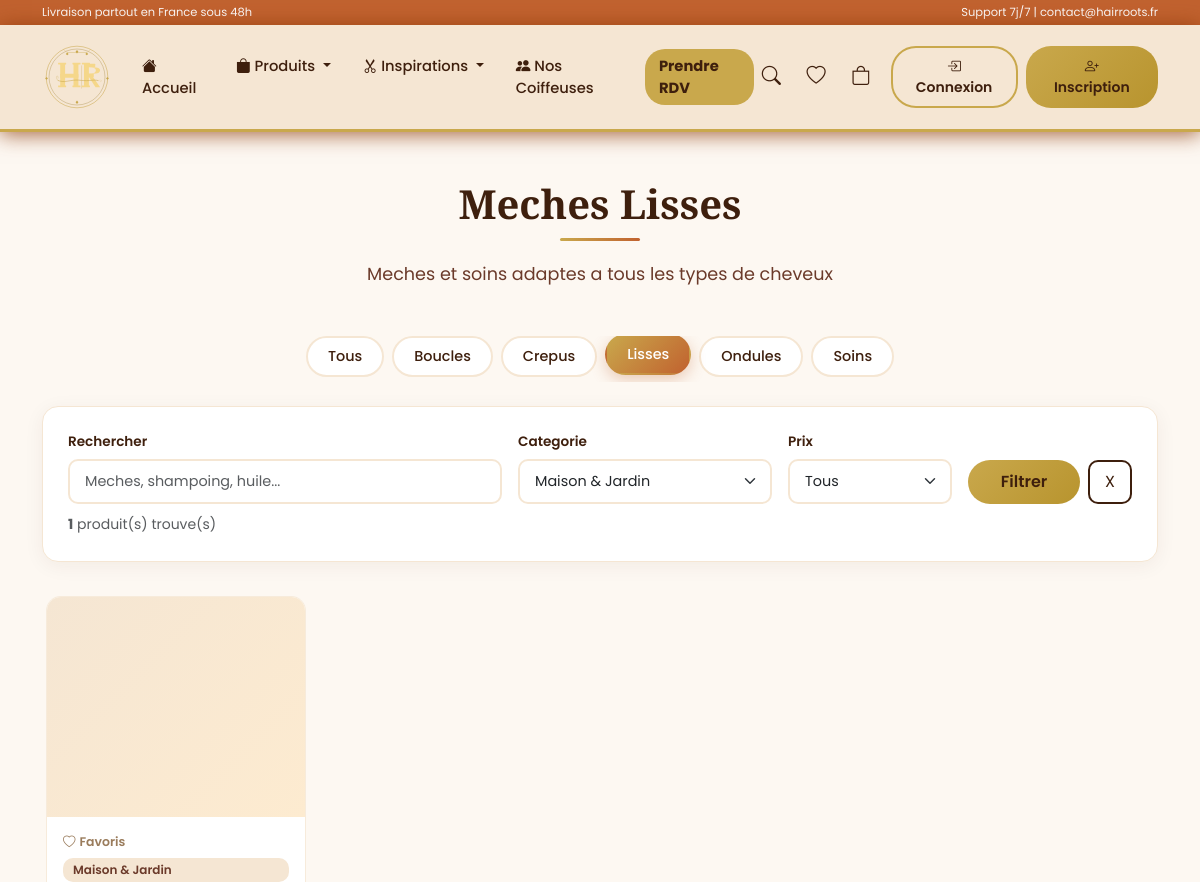
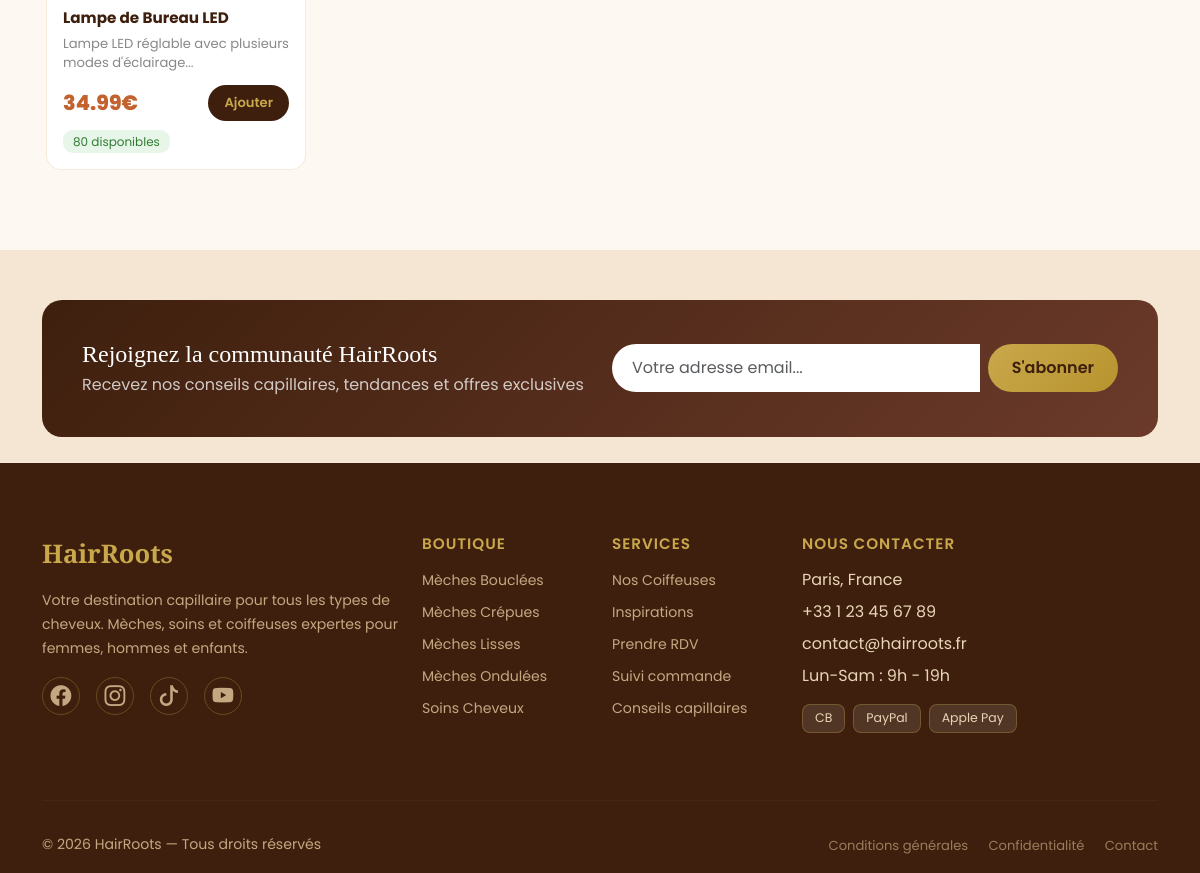
The page /products/index.php?category=3 on the database its author committed (2 pictures, top to bottom).
### tables this page shows
CREATE TABLE IF NOT EXISTS products (
    id INT AUTO_INCREMENT PRIMARY KEY,
    category_id INT,
    name VARCHAR(200) NOT NULL,
    slug VARCHAR(200) UNIQUE NOT NULL,
    description TEXT,
    price DECIMAL(10, 2) NOT NULL,
    stock INT DEFAULT 0,
    image VARCHAR(255),
    images TEXT,
    sku VARCHAR(50) UNIQUE,
    active BOOLEAN DEFAULT TRUE,
    featured BOOLEAN DEFAULT FALSE,
    created_at TIMESTAMP DEFAULT CURRENT_TIMESTAMP,
    updated_at TIMESTAMP DEFAULT CURRENT_TIMESTAMP ON UPDATE CURRENT_TIMESTAMP,
    FOREIGN KEY (category_id) REFERENCES categories(id) ON DELETE SET NULL,
    INDEX idx_slug (slug),
    INDEX idx_category (category_id),
    INDEX idx_active (active)
);

CREATE TABLE IF NOT EXISTS categories (
    id INT AUTO_INCREMENT PRIMARY KEY,
    name VARCHAR(100) NOT NULL,
    slug VARCHAR(100) UNIQUE NOT NULL,
    description TEXT,
    image VARCHAR(255),
    parent_id INT DEFAULT NULL,
    active BOOLEAN DEFAULT TRUE,
    created_at TIMESTAMP DEFAULT CURRENT_TIMESTAMP,
    FOREIGN KEY (parent_id) REFERENCES categories(id) ON DELETE SET NULL
);

### products/index.php (the view, shortened to what this page needs)
<?php
require_once '../config/database.php';
$stmt_categories = $pdo->query("SELECT * FROM categories ORDER BY name");
$categories = $stmt_categories->fetchAll();
$category_filter = isset($_GET['category']) ? (int)$_GET['category'] : 0;
$price_filter    = isset($_GET['price'])    ? $_GET['price']          : 'all';
$search          = isset($_GET['search'])   ? trim($_GET['search'])   : '';
$sub_filter      = isset($_GET['sub'])      ? trim($_GET['sub'])      : '';
$sql = "SELECT p.*, c.name as category_name
        FROM products p
        LEFT JOIN categories c ON p.category_id = c.id
        WHERE p.active = 1";
$params = [];
if($category_filter > 0) {
    $sql .= " AND p.category_id = ?";
    $params[] = $category_filter;
}
$sql .= " ORDER BY p.featured DESC, p.created_at DESC";
$stmt = $pdo->prepare($sql);
$stmt->execute($params);
$products = $stmt->fetchAll();
$titre_page = 'Nos Produits';
if($sub_filter === 'soins')        $titre_page = 'Soins Cheveux';
elseif($sub_filter === 'meches')   $titre_page = 'Nos Meches';
elseif($category_filter == 1)      $titre_page = 'Meches Bouclees';
elseif($category_filter == 2)      $titre_page = 'Meches Crepues';
elseif($category_filter == 3)      $titre_page = 'Meches Lisses';
elseif($category_filter == 4)      $titre_page = 'Meches Ondulees';
elseif($category_filter == 5)      $titre_page = 'Soins Cheveux';
include '../includes/header.php';
?>
<div class="container my-5">
    <div class="page-header text-center mb-5">
        <h1 class="page-title"><?= htmlspecialchars($titre_page) ?></h1>
        <div class="gold-line mx-auto"></div>
        <p class="page-subtitle">Meches et soins adaptes a tous les types de cheveux</p>
    </div>
    <div class="type-filter-bar mb-4">
        <div class="d-flex gap-2 flex-wrap justify-content-center">
            <a href="index.php" class="type-filter-btn <?= (!$category_filter && !$sub_filter) ? 'active' : '' ?>">Tous</a>
            <a href="index.php?category=1" class="type-filter-btn <?= $category_filter == 1 ? 'active' : '' ?>">Boucles</a>
            <a href="index.php?category=2" class="type-filter-btn <?= $category_filter == 2 ? 'active' : '' ?>">Crepus</a>
            <a href="index.php?category=3" class="type-filter-btn <?= $category_filter == 3 ? 'active' : '' ?>">Lisses</a>
            <a href="index.php?category=4" class="type-filter-btn <?= $category_filter == 4 ? 'active' : '' ?>">Ondules</a>
            <a href="index.php?category=5" class="type-filter-btn <?= $category_filter == 5 ? 'active' : '' ?>">Soins</a>
        </div>
    </div>
    <div class="filter-card mb-4">
        <form method="GET" action="" class="row g-3 align-items-end">
            <div class="col-md-5">
                <label class="filter-label">Rechercher</label>
                <input type="text" class="form-control filter-input" name="search"
                       placeholder="Meches, shampoing, huile..."
                       value="<?= htmlspecialchars($search) ?>">
            </div>
            <div class="col-md-3">
                <label class="filter-label">Categorie</label>
                <select class="form-select filter-input" name="category">
                    <?php foreach($categories as $cat): ?>
                        <option value="<?= $cat['id'] ?>" <?= $category_filter == $cat['id'] ? 'selected' : '' ?>>
                            <?= htmlspecialchars($cat['name']) ?>
                        </option>
                    <?php endforeach; ?>
                </select>
            </div>
            <div class="col-md-2">
                <label class="filter-label">Prix</label>
                <select class="form-select filter-input" name="price">
                    <option value="all"     <?= $price_filter === 'all'     ? 'selected' : '' ?>>Tous</option>
                </select>
            </div>
            <div class="col-md-2 d-flex gap-2">
                <button type="submit" class="btn btn-gold w-100">Filtrer</button>
                <a href="index.php" class="btn btn-outline-brown">X</a>
            </div>
        </form>
        <div class="mt-2">
            <small class="text-muted">
                <strong><?= count($products) ?></strong> produit(s) trouve(s)
            </small>
        </div>
    </div>
    <?php if(count($products) > 0): ?>
        <div class="scroll-horizontal">
            <?php foreach($products as $product): ?>
                <div class="scroll-item">
                    <div class="product-card-hr h-100">
                                                        <div class="product-img-wrap position-relative">
                                </div>
                        <div class="product-body">
                                <button class="btn-favori-bottom" style="width:auto" onclick="toggleFavori(this, <?= $product['id'] ?>)">
                                    <i class="bi bi-heart"></i> Favoris
                                </button>
                            <?php if($product['category_name']): ?>
                                <span class="product-category"><?= htmlspecialchars($product['category_name']) ?></span>
                            <?php endif; ?>
                            <h6 class="product-name"><?= htmlspecialchars($product['name']) ?></h6>
                            <p class="product-desc">
                                <?= substr(htmlspecialchars($product['description'] ?? ''), 0, 80) ?>...
                            </p>
                            <div class="product-footer">
                                <span class="product-price"><?= number_format($product['price'], 2) ?>€</span>
                                <?php if($product['stock'] > 0): ?>
                                    <button class="btn-add-cart" onclick="addToCart(<?= $product['id'] ?>)">Ajouter</button>
                                <?php else: ?>
                                    <span class="btn-rupture">Rupture</span>
                                <?php endif; ?>
                            </div>
                            <div class="mt-2">
                                <?php if($product['stock'] > 10): ?>
                                    <span class="stock-badge stock-ok"><?= $product['stock'] ?> disponibles</span>
                                <?php elseif($product['stock'] > 0): ?>
                                    <span class="stock-badge stock-warn">Plus que <?= $product['stock'] ?></span>
                                <?php else: ?>
                                    <span class="stock-badge stock-out">Rupture de stock</span>
                                <?php endif; ?>
                            </div>
                        </div>
                    </div>
                </div>
            <?php endforeach; ?>
        </div>
    <?php endif; ?>
</div>
<?php include '../includes/footer.php'; ?>

### assets/css/style.css (style rules this page uses)
:root { --gold: #C9A84C; --gold-light: #E8C96A; --dark-brown: #3E1F0D; --terracotta: #C1622F; --terra-light: #E07A4A; --chocolate: #6B3A2A; --warm-beige: #F5E6D3; --light-cream: #FDF8F2; --soft-peach: #FDEBD0; }
* { box-sizing: border-box; }
body { font-family: 'Poppins', sans-serif; background: var(--light-cream); color: var(--dark-brown); }
.btn-gold { background: linear-gradient(135deg, var(--gold), #b8942e); color: var(--dark-brown); border: none; font-weight: 600; border-radius: 25px; padding: 10px 25px; transition: all 0.3s; }
.btn-outline-brown { border: 2px solid var(--dark-brown); color: var(--dark-brown); background: transparent; border-radius: 10px; padding: 8px 15px; transition: all 0.3s; }
.gold-line { width: 80px; height: 3px; background: linear-gradient(90deg, var(--gold), var(--terracotta)); border-radius: 2px; margin: 10px auto 20px; }
.page-title { font-family: 'Playfair Display', serif; font-size: 2.5rem; font-weight: 900; color: var(--dark-brown); }
.page-subtitle { color: var(--chocolate); font-size: 1.1rem; }
.type-filter-bar { overflow-x: auto; padding-bottom: 5px; }
.type-filter-btn { background: #fff; border: 2px solid var(--warm-beige); color: var(--dark-brown); border-radius: 25px; padding: 8px 20px; font-weight: 500; font-size: 0.9rem; text-decoration: none; transition: all 0.3s; white-space: nowrap; display: inline-block; }
.type-filter-btn:hover, .type-filter-btn.active { background: linear-gradient(135deg, var(--gold), var(--terracotta)); color: #fff; border-color: transparent; transform: translateY(-2px); box-shadow: 0 5px 15px rgba(193,98,47,0.3); }
.filter-card { background: #fff; border-radius: 16px; padding: 25px; box-shadow: 0 4px 20px rgba(62,31,13,0.06); border: 1px solid var(--warm-beige); }
.filter-label { font-weight: 600; font-size: 0.85rem; color: var(--dark-brown); margin-bottom: 6px; display: block; }
.filter-input { border: 2px solid var(--warm-beige); border-radius: 10px; padding: 10px 15px; font-size: 0.9rem; transition: border-color 0.3s; }
.scroll-horizontal { display: flex; flex-direction: row; flex-wrap: nowrap; overflow-x: auto; overflow-y: hidden; gap: 20px; padding: 10px 4px 20px 4px; scroll-snap-type: x mandatory; -webkit-overflow-scrolling: touch; cursor: grab; scrollbar-width: thin; scrollbar-color: #C9A84C #F5E6D3; }
.scroll-horizontal .scroll-item { flex: 0 0 260px; width: 260px; min-width: 260px; max-width: 260px; scroll-snap-align: start; }
.scroll-horizontal .scroll-item .card, .scroll-horizontal .scroll-item .product-card-hr, .scroll-horizontal .scroll-item .modele-card, .scroll-horizontal .scroll-item .inspi-fav-card { width: 100%; }
.scroll-horizontal .scroll-item .card, .scroll-horizontal .scroll-item .product-card-hr { height: 100%; overflow: hidden; }
.scroll-horizontal .scroll-item > div { overflow: hidden; border-radius: 15px; }
.product-card-hr { background: #fff; border-radius: 18px; overflow: hidden; border: 1px solid rgba(245,230,211,0.8); transition: all 0.3s; display: flex; flex-direction: column; }
.product-img-wrap { position: relative; overflow: hidden; }
.btn-favori-bottom { background: none; border: none; color: #9a7c5c; font-size: 0.78rem; font-weight: 600; cursor: pointer; padding: 0 0 6px 0; display: inline-flex; align-items: center; gap: 4px; transition: all 0.3s; width: auto !important; }
.product-body { padding: 16px; flex: 1; display: flex; flex-direction: column; }
.product-category { background: var(--warm-beige); color: var(--chocolate); padding: 3px 10px; border-radius: 10px; font-size: 0.75rem; font-weight: 600; display: inline-block; margin-bottom: 8px; }
.product-name { font-weight: 700; color: var(--dark-brown); font-size: 0.95rem; margin-bottom: 6px; line-height: 1.3; }
.product-desc { color: #888; font-size: 0.82rem; flex: 1; margin-bottom: 12px; }
.product-footer { display: flex; justify-content: space-between; align-items: center; margin-top: auto; }
.product-price { font-size: 1.3rem; font-weight: 800; color: var(--terracotta); }
.btn-add-cart { background: var(--dark-brown); color: var(--gold); border: none; border-radius: 20px; padding: 8px 16px; font-size: 0.82rem; font-weight: 600; cursor: pointer; transition: all 0.3s; }
.stock-badge { font-size: 0.75rem; padding: 3px 10px; border-radius: 10px; }
.stock-ok { background: #e8f5e9; color: #2e7d32; }

### rows shown on the page
products: category.name "Maison & Jardin", name "Lampe de Bureau LED", description "Lampe LED réglable avec plusieurs modes d'éclairage", price "34.99", stock "80"

### other values the page prints
$titre_page "Meches Lisses"
count($products) "1"
form field category "Maison & Jardin"
